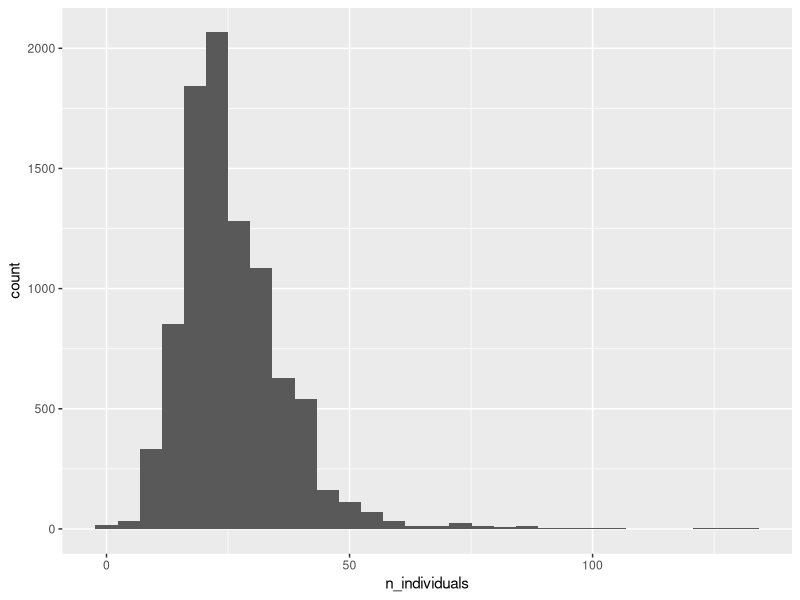
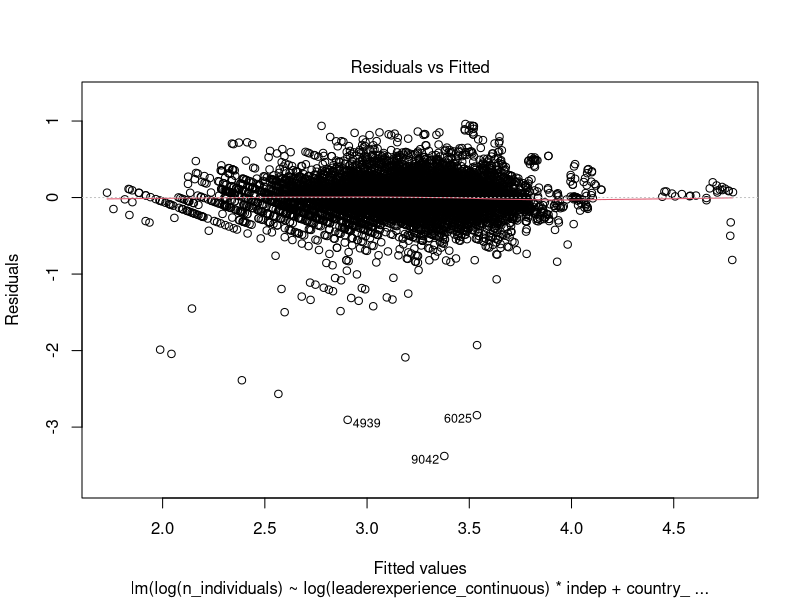
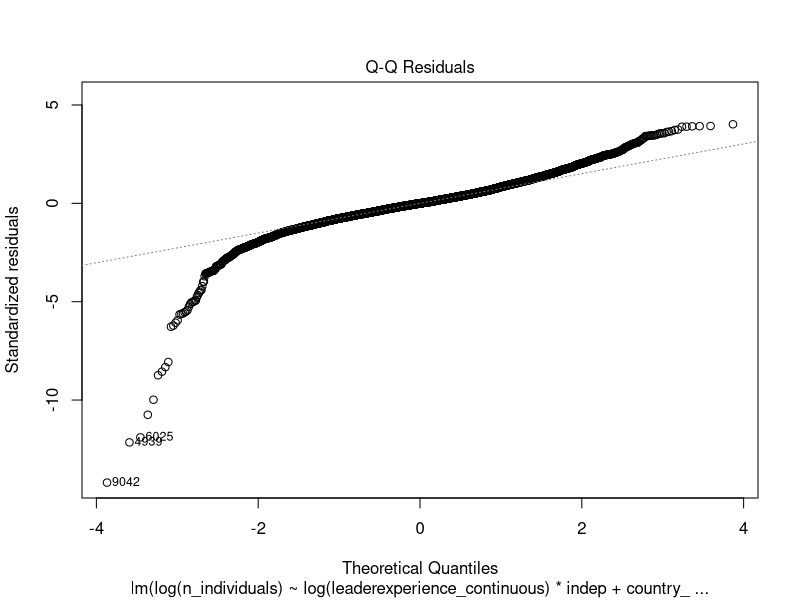
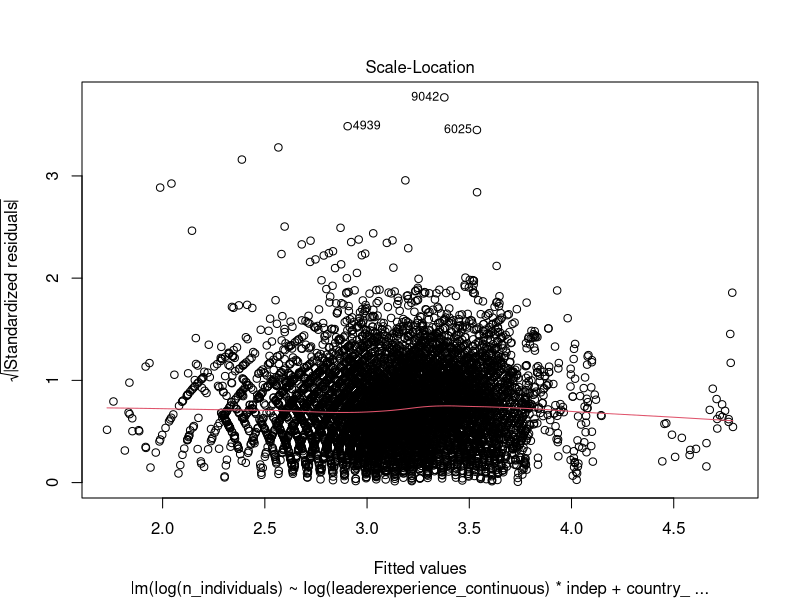
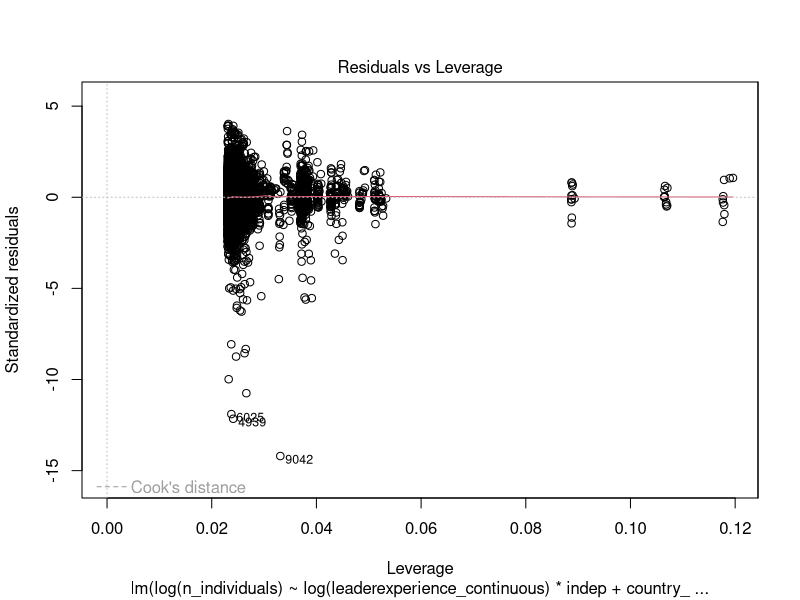

The R script that drew these images, in order:
## ---- chunk 1
#| message: false

library(tidyverse)

whogov = read.csv("data/WhoGov.csv")
## ---- chunk 2
#| message: false

ggplot(whogov) +
  geom_histogram(aes(x = n_individuals)) 
## ---- chunk 3
whogov = whogov %>%
  mutate(indep = ifelse(leader_party == "independent", "Independent", "Non-independent"))
## ---- chunk 4
lm(n_individuals ~ indep, whogov) %>%
  summary()
## ---- chunk 5
whogov$indep = as.factor(whogov$indep)
## ---- chunk 6
whogov$indep = relevel(whogov$indep, ref = "Non-independent")
## ---- chunk 7
lm(n_individuals ~ indep, whogov) %>%
  summary()
## ---- chunk 8
mod = lm(log(n_individuals) ~ log(leaderexperience_continuous) * indep + country_name + as.factor(year), whogov)

library(lmtest)
plot(mod)
bptest(mod)

summary(mod)

